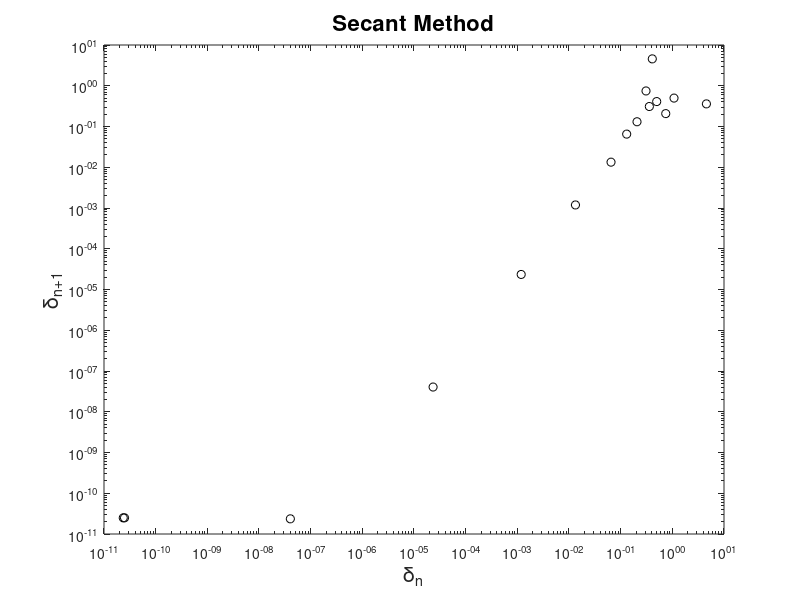

MATLAB code to generate this figure:
%Secant method
%Define the function
f = @(x,b) tanh(6*b*x) - x;
%Define actual root
xT = 0.24062696159132;
%Define initial interval
x0 = 0.1;
x1 = 0.5;
%Stoppng threshold
tol = 1e-14;
%Set beta
beta = 0.17;
%Maximum number of iteration
nMax = 1000;
%Calculate intial error
Err = zeros(1,nMax);
Err(1) = abs(x1 - xT)/abs(xT);
ERR = Err(1);
%Secant iteration
i = 1;
while(ERR > tol && i <= nMax)
    %Numerator term
    f1 = f(x1,beta);
    %Denominator term
    f2 = f(x1,beta) - f(x0,beta);
    if(f2 == 0)
        break;
    end
    %calculate new x 
    x2 = x1 - (x1 - x0)*f1/f2;
    Err(i+1) = abs(x2 - xT)/abs(xT);
    ERR = Err(i+1);
    %Advance to next step
    x0 = x1;
    x1 = x2;
    i = i+1;
    
end
Err  = Err(1:i-1);
%plot results 
ErrN  = Err;
ErrNN = circshift(ErrN,-1);
ErrN  = ErrN(1:end -1);
ErrNN = ErrNN(1:end -1);
figure;
loglog(ErrN,ErrNN,'ko');
xlabel('\delta_{n}','Fontsize',15);
ylabel('\delta_{n+1}','Fontsize',15);
title('Secant Method','Fontsize',16);
%Exponent = 1.616 -> Supra - linear Convergence
alpha = (log10(ErrNN(end)) - log10(ErrNN(end-4))) / (log10(ErrN(end)) - log10(ErrN(end-4)));
fprintf('Convergence exponent is %.5f\n',alpha);












